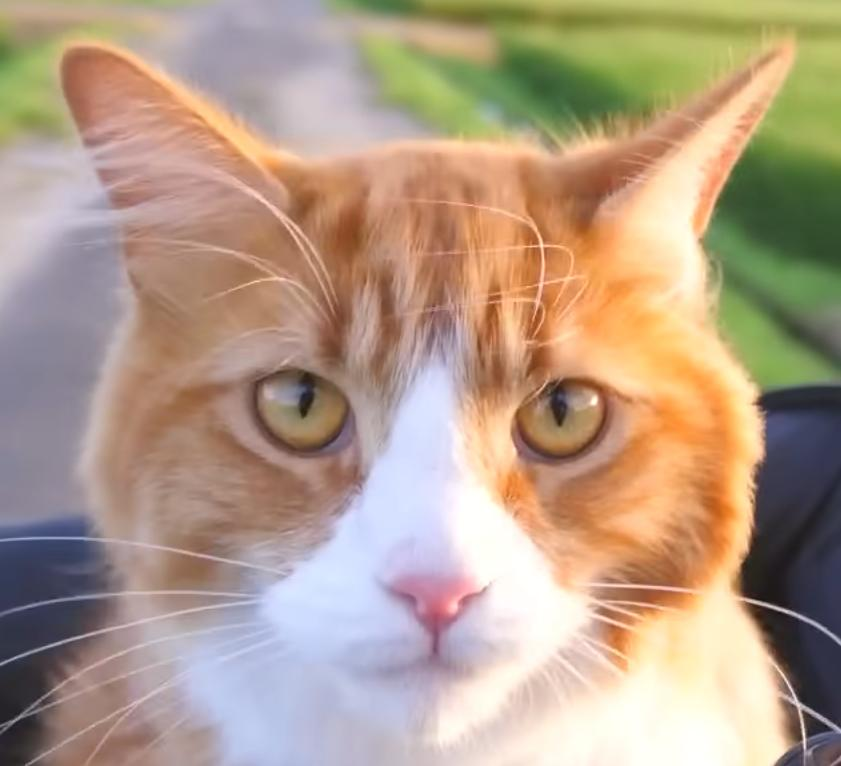
#> input picture src/python-backend/assets/cat1.jpg, 841 x 766 px
$ python -i histograms.py   (imports and definitions only)
#> lines starting #> are read from the running program, lines starting #| are printed output that depends on the picture
import cv2
import numpy as np
import os
import base64

import matplotlib.pyplot as plt
from matplotlib import colormaps


class histograms:
    def __init__(self, base64_image, source_image_path: os.PathLike = None) -> None:
        """
        Everything related to histograms is here.
        When initialized, the color and texture histograms are calculated.
        If the image is a face of a pet, the weights are adjusted accordingly.
        """
        self.weight_color = 0.5
        self.weight_texture = 0.5

        if source_image_path is not None:
            self.image = cv2.imread(source_image_path)
        else:
            image_data = base64.b64decode(base64_image)
            nparr = np.frombuffer(image_data, np.uint8)
            self.image = cv2.imdecode(nparr, cv2.IMREAD_COLOR)

        self.color_hist = self.calc_color_hist(self.image)
        self.texture_hist = self.calc_texture_hist(self.image)

    # [68 lines left out: functions compare_hists, lbp_image, calc_texture_hist, not called in this run]

    @staticmethod
    def calc_color_hist(image):
        """
        Calculate the histogram of the source image.
        :return: Color histogram tuple to be further compared.
        """
        color_hist = cv2.calcHist([image], [0, 1, 2], None, [
                                  32, 32, 32], [0, 256, 0, 256, 0, 256])
        cv2.normalize(color_hist, color_hist, alpha=0,
                      beta=1, norm_type=cv2.NORM_MINMAX)
        return color_hist

    # [32 lines left out: function plot_histogram, not called in this run]

>>> import cv2
>>> picture = cv2.imread('../assets/cat1.jpg', cv2.IMREAD_GRAYSCALE)
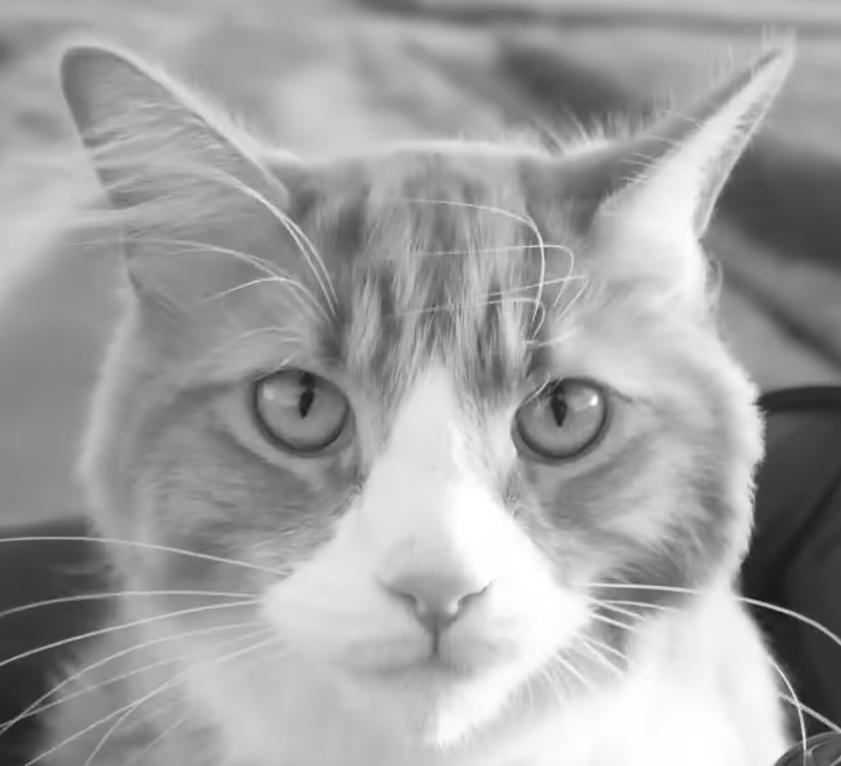
#> picture: shape (766, 841); min 16, max 255, mean 161.5
>>> result = histograms(picture).plot_histogram()
#> in __init__, `nparr = np.frombuffer(image_data, np.uint8)`: nparr = 18862 values, max 252 at index 481, min 0 at index 16272, mean 118.6
#> (the run stopped early here; a loop or call above may not have finished)

$ run again, on src/python-backend/assets/cat2.jpg
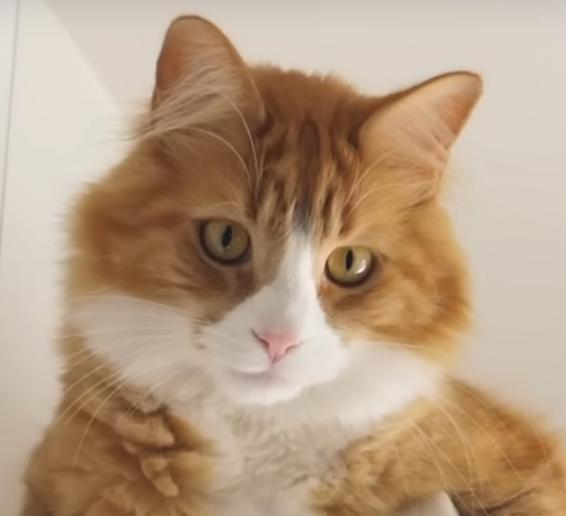
#> input picture src/python-backend/assets/cat2.jpg, 566 x 516 px
#> `picture = cv2.imread('../assets/cat1.jpg', cv2.IMREAD_GRAYSCALE)`:
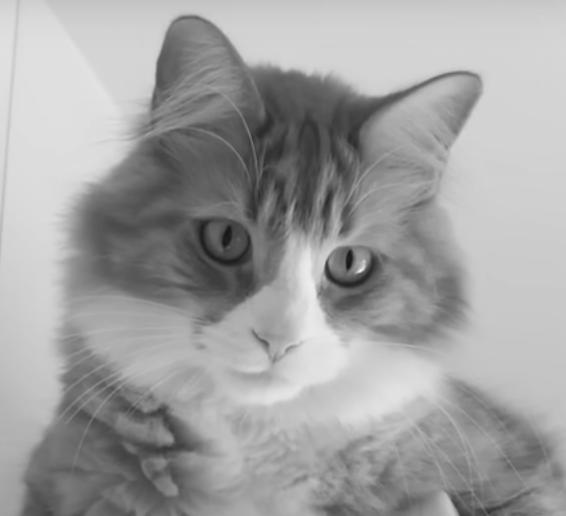
#> picture: shape (516, 566); min 19, max 245, mean 161.2
#> nparr = 4733 values, max 252 at index 331, min 0 at index 3465, mean 129.7

$ run again, on src/python-backend/assets/cat3.jpg
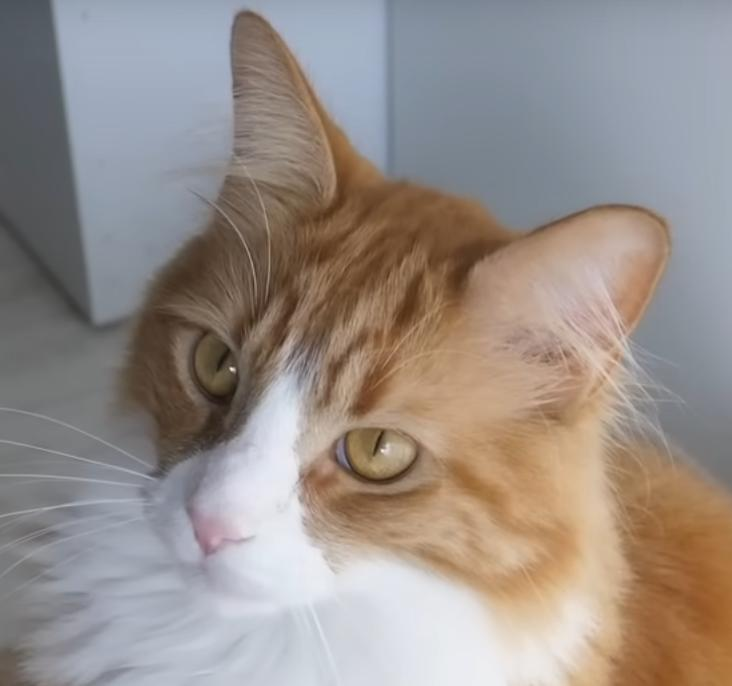
#> input picture src/python-backend/assets/cat3.jpg, 732 x 686 px
#> `picture = cv2.imread('../assets/cat1.jpg', cv2.IMREAD_GRAYSCALE)`:
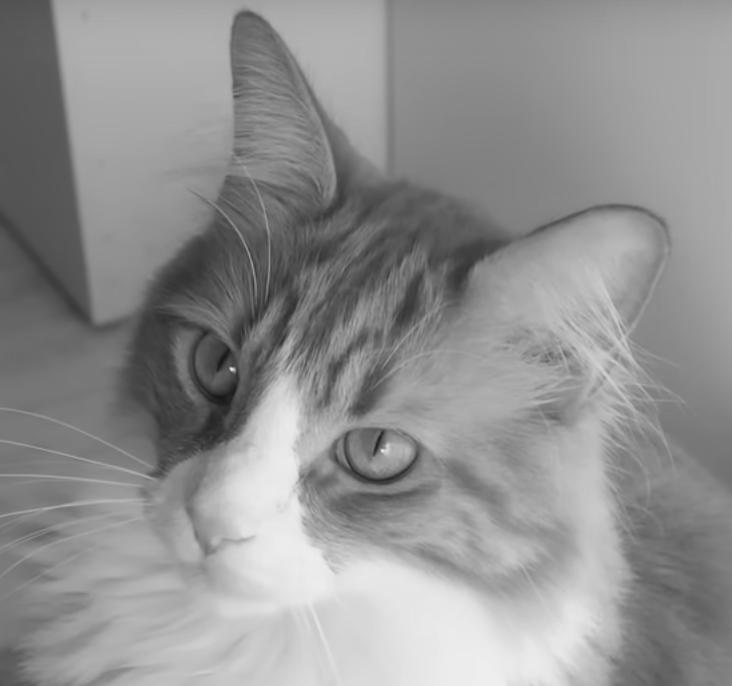
#> picture: shape (686, 732); min 22, max 239, mean 145
#> nparr = 16340 values, max 252 at index 2017, min 0 at index 14158, mean 120

$ run again, on src/python-backend/assets/dog.jpg
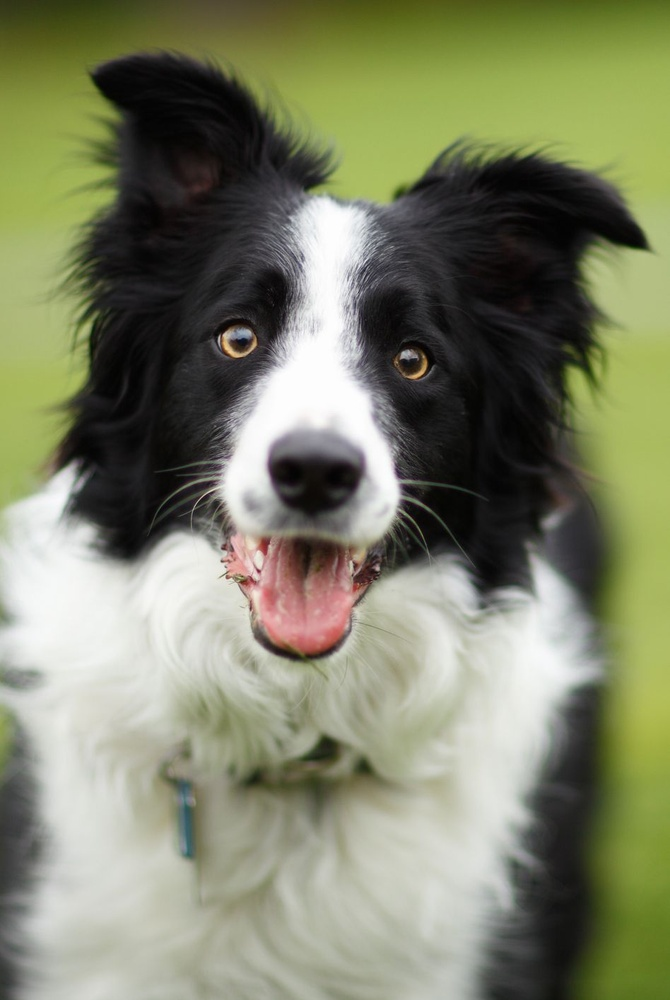
#> input picture src/python-backend/assets/dog.jpg, 670 x 1000 px, shrunk from 948 x 1414 before the run
#> `picture = cv2.imread('../assets/cat1.jpg', cv2.IMREAD_GRAYSCALE)`:
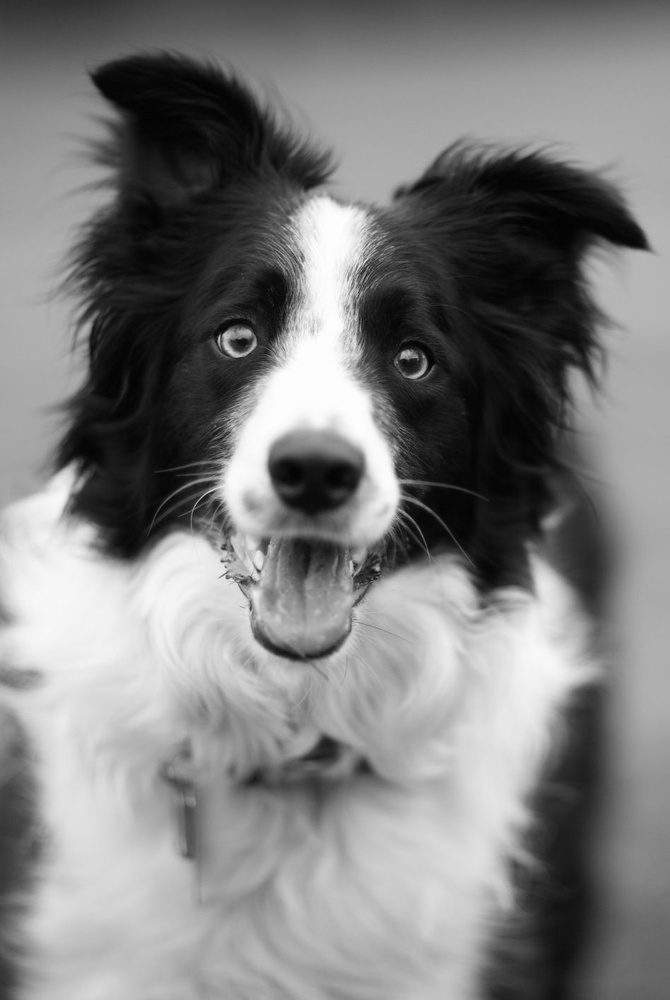
#> picture: shape (1000, 670); min 1, max 255, mean 126.4
#> nparr = 2881 values, max 255 at index 5, min 0 at index 90, mean 108
